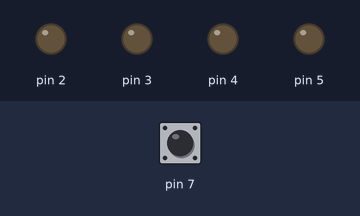
This sketch was run on a simulated Arduino Uno, built with avr-gcc and run on an emulated ATmega328P. Shown: output pins drawn as LEDs (lit = HIGH). The inputs (shaded band) are chosen by the test bench; at power-on: pin 7 LOW.

Above: at 1.2 s.
1.3 s: pin 7 pulsed HIGH 5 times (0.12 s each, 0.3 s apart)
At 1.57 s:
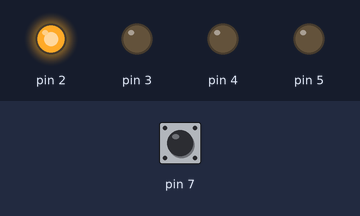
At 3.5 s:
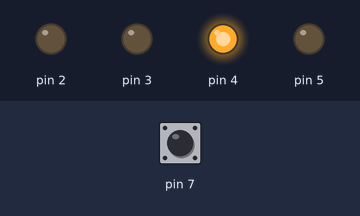
Timing chart, 0 to 5.0 s (numbered marks = the images above; inputs shaded):
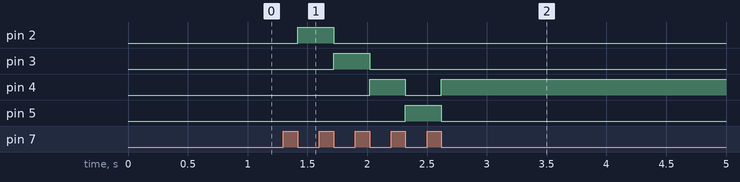

Measured:
- after the input at 1.3 s, pin 2: LOW → HIGH after 0.12 s, → LOW 0.30 s later; pin 3: LOW → HIGH after 0.42 s, → LOW 0.30 s later; pin 4: LOW → HIGH after 0.72 s, → LOW 0.30 s later, → HIGH 0.30 s later; pin 5: LOW → HIGH after 1.0 s, → LOW 0.30 s later

The sketch:

Consensor.ino
```cpp
/*
  PROYECTO DE ARDUINO POO (CON SENSOR)
  Realizado por: Jocimar David Gutiérrez Ladeut
  Universidad Distrital Francisco José de Caldas | Ing. Electrónica
*/

// Clase Led (igual)
class Led {
  private:
    int pin;

  public:
    Led(int p) {
      pin = p;
      pinMode(pin, OUTPUT);
      apagar();
    }

    void encender() {
      digitalWrite(pin, HIGH);
    }

    void apagar() {
      digitalWrite(pin, LOW);
    }
};

// Clase SensorIR (como Button, pero más semántico)
class SensorIR {
  private:
    int pin;
    bool ultimoEstado;
    unsigned long ultimoTiempo;
    const unsigned long debounceDelay = 100; // 100 ms antirrebote

  public:
    SensorIR(int p) {
      pin = p;
      pinMode(pin, INPUT);
      ultimoEstado = detectaObjeto();
      ultimoTiempo = 0;
    }

    bool detectaObjeto() {
      return digitalRead(pin) == LOW; // LOW = objeto detectado (depende del sensor)
    }

    bool fueDetectado() {
      bool estadoActual = detectaObjeto();
      unsigned long tiempoAhora = millis();
      bool detectado = false;

      if (estadoActual && !ultimoEstado && (tiempoAhora - ultimoTiempo > debounceDelay)) {
        detectado = true;
        ultimoTiempo = tiempoAhora;
      }

      ultimoEstado = estadoActual;
      return detectado;
    }
};

// Crear LEDs y sensor IR
Led leds[4] = { Led(2), Led(3), Led(4), Led(5) };
SensorIR sensor(7);  // Pin del sensor IR

// Variables de control
int indice = 0;
int direccion = 1;

void setup() {
  // Nada extra
}

void loop() {
  if (sensor.fueDetectado()) {
    // Apagar todos los LEDs
    for (int i = 0; i < 4; i++) {
      leds[i].apagar();
    }

    // Encender LED actual
    leds[indice].encender();

    // Calcular siguiente índice
    indice += direccion;

    // Cambiar dirección si llega a un extremo
    if (indice >= 4) {
      indice = 2;
      direccion = -1;
    } else if (indice < 0) {
      indice = 1;
      direccion = 1;
    }
  }
}
```
